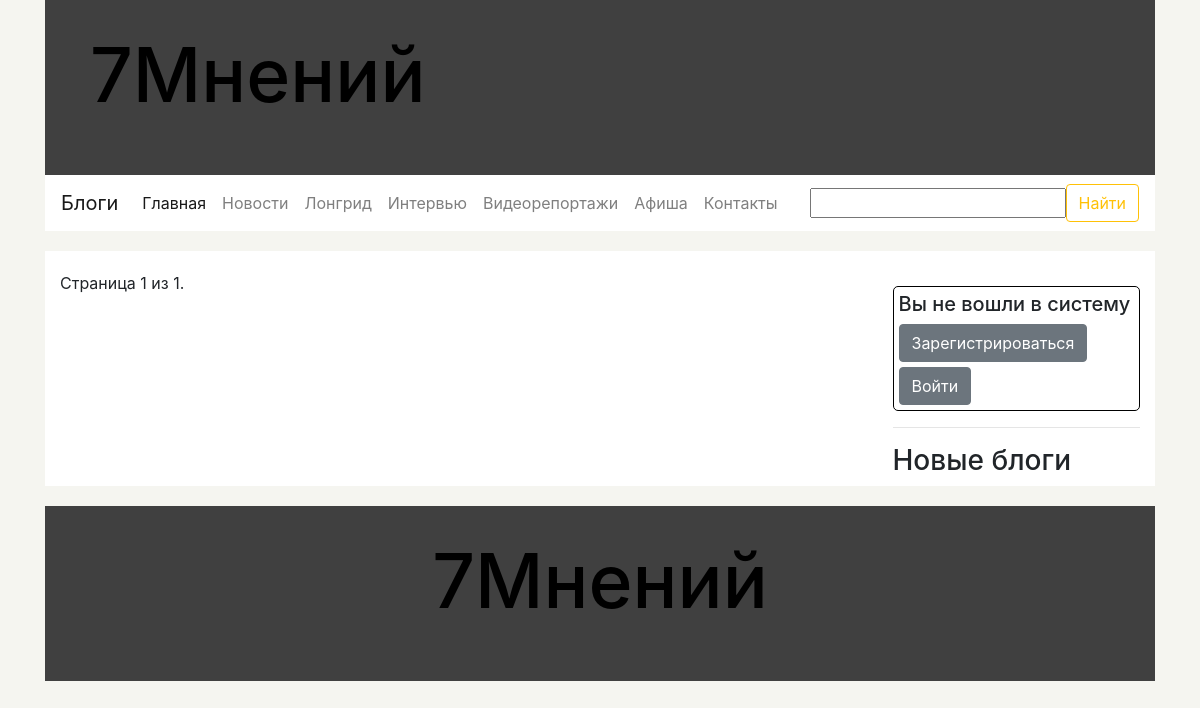
Before: /seven_op/ with the older database file.
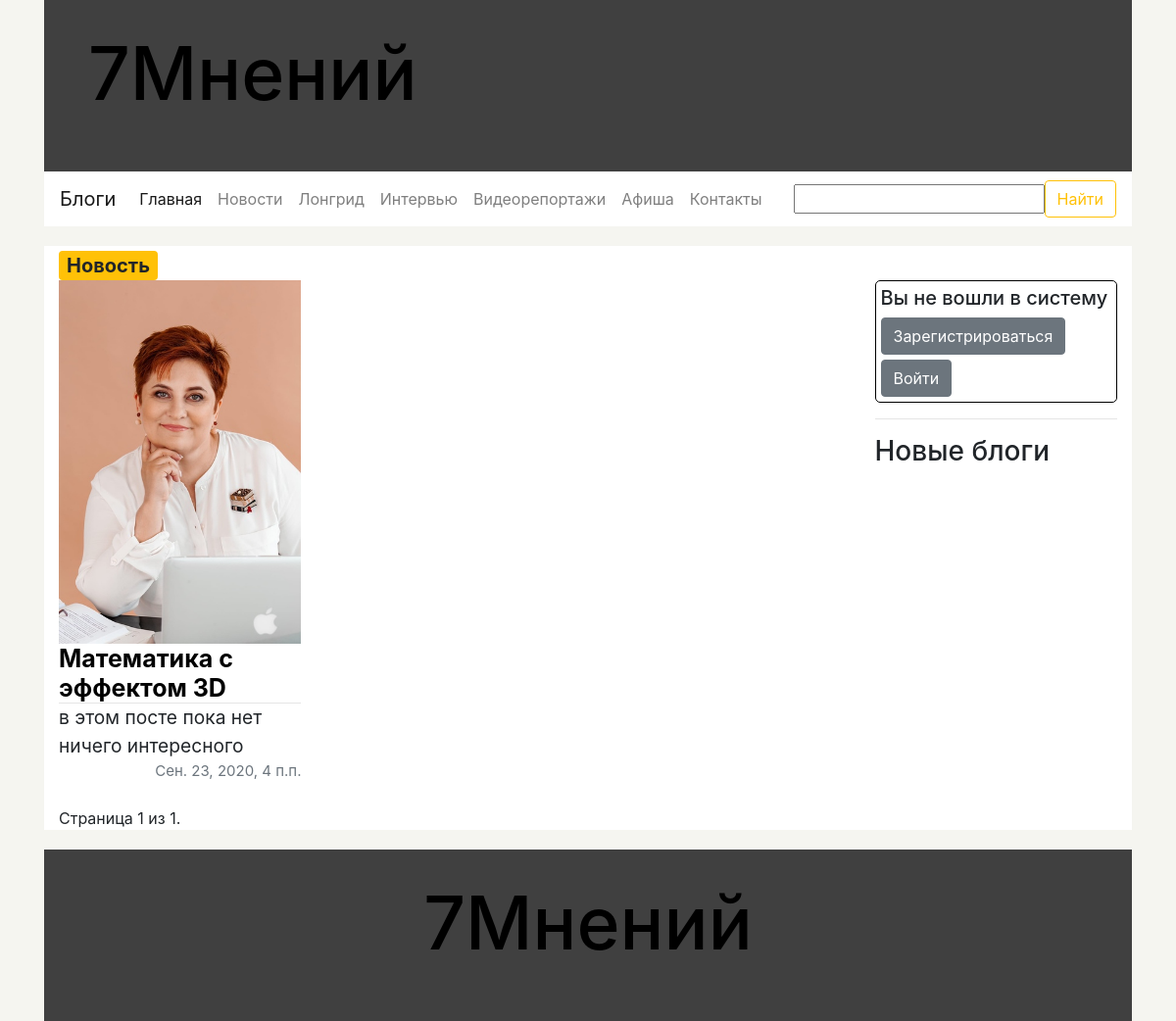
After: the same page with the newer database file.
### seven_op/models.py (models this page shows, shortened)
class Category(models.Model):
    name_sing = models.CharField("имя в единственном числе", max_length=200)
    name_plur = models.CharField("имя во множественном числе", max_length=200)
    name_url = models.CharField("имя для ссылки", max_length=200)
    def __str__(self):
        return str(self.name_sing)
    def get_url_for_show_page(self):
        return reverse('show_category', args=[str(self.name_url)])
    class Meta:
        ordering = ["-name_sing"]
        verbose_name_plural = "Категории"

class Post(models.Model):
    title = models.CharField("заголовок", max_length=200)
    description = models.CharField("описание", max_length=1000, blank=True, null=True, help_text="необязательное поле")
    author = models.CharField("имя автора", max_length=200)
    category = models.ForeignKey('Category', verbose_name="Категория", on_delete=models.SET_NULL, null=True)
    paragraphs = models.ManyToManyField('Paragraph', verbose_name="Параграфы")
    preview = models.ImageField("фото на заголовок", upload_to="seven_op/static/uploads/previews/%Y/%m/%d", null=True,
                                default=None,
                                blank=True)
    photos_for_spin = models.ManyToManyField('UploadedPhoto', verbose_name='фото на "карусель"',
                                             default=None, blank=True)
    attached_files = models.ManyToManyField('UploadedFile', verbose_name="прикрепленные файлы",
                                            default=None, blank=True)
    comments = models.ManyToManyField('Comment', verbose_name="комментарии к публикации", default=None,
                                      blank=True)
    date = models.DateTimeField(auto_now=True)
    def get_url_for_show(self):
        return reverse('show_post', args=[str(self.id)])
    class Meta:
        ordering = ["-date"]
        verbose_name_plural = "Публикации"

### seven_op/views.py (the view)
# urls.py: path('', views.main, name='main'),
def main(request):
    search_result = common_search(request)
    if search_result['url']:
        return HttpResponseRedirect(search_result['url'])
    posts = Post.objects.all()
    paginator = Paginator(posts, 21, allow_empty_first_page=True)
    page = request.GET.get('page')
    try:
        needed_posts = paginator.page(page)
    except PageNotAnInteger:
        needed_posts = paginator.page(1)
    except EmptyPage:
        needed_posts = paginator.page(paginator.num_pages)
    categories = Category.objects.all()
    active = 0
    recent_blogs = Blog.objects.all()
    recent_blogs = recent_blogs[0:min(len(recent_blogs), 5)]
    return render(request,
                  'main_page_template.html',
                  context={'posts': needed_posts,
                           'categories': categories,
                           'active': active,
                           'recent_blogs': recent_blogs,
                           'page_title': '7Мнений - Главная',
                           'search_form': search_result['form']})

### seven_op/forms.py (shortened to what this page needs)
class SearchForm(forms.Form):
    query = forms.CharField(max_length=100, min_length=1, label="", help_text="", required=False,
                            error_messages={'required': ''})

### seven_op/views.py (called while the page is built)
def common_search(request):
    ret = dict()
    ret['url'] = False
    if request.method == 'POST':
        form = SearchForm(request.POST)
        if form.is_valid():
            query = form.cleaned_data['query']
            ret['url'] = reverse('my_search_result', args=(str(query),))
    else:
        proposed_data = ''
        ret['form'] = SearchForm(initial={'data': proposed_data})
    return ret

### seven_op/templates/main_page_template.html (shortened to what this page needs)
{% extends "common_template.html" %}
{% block content %}
    <div class="row content-row">
    {% for post in posts %}
        <div class="post col-lg-4 col-md-6">
            <div class="post-type badge badge-warning">{{ post.category }}</div>
            <img src="/{{ post.preview }}" alt="" width="100%">
            <a href="{{ post.get_url_for_show }}"><div class="post-title" style="line-height: 120%;"><strong>{{ post.title }}</strong></div></a>
			<hr>
			<div class="post-data" style="font-size: 120%">{{ post.description }}</div>
			<div class="post-date text-right">{{ post.date }}</div>
        </div>
    {% endfor %}
    </div>
    <div class="pagination">
        <span class="step-links">
            <span class="current">
                Страница {{ posts.number }} из {{ posts.paginator.num_pages }}.
            </span>
        </span>
    </div>
{% endblock %}

### seven_op/templates/common_template.html (shortened to what this page needs)
<!doctype html>
<html lang="ru">
  <head>
 	<link rel="stylesheet" href="https://stackpath.bootstrapcdn.com/bootstrap/4.5.2/css/bootstrap.min.css">    {% load static %}
      <link rel="stylesheet" href="{% static 'css/styles.css' %}">
  </head>
  <body>
  	<div class="container-fluid">
		<div class="container-lg">
  		<div class="header-bar container-lg">
			<div class="container-fluid logo-bar">
				<h1><a href="{% url 'main' %}">7Мнений</a></h1>
			</div>
  			<div class="menu-bar">
  				<nav class="navbar navbar-expand-lg navbar-light bg-light" style="background-color: white !important;">
				  <a class="navbar-brand" href="{% url 'show_blog_authors' %}">Блоги</a>
				  <div class="collapse navbar-collapse" id="navbarSupportedContent">
					  <ul class="navbar-nav mr-auto">
						{% if active == 0 %}
							<li class="nav-item">
								<a class="nav-link active" href="{% url 'main' %}">Главная</a>
							</li>
						{% else %}
							<li class="nav-item">
								<a class="nav-link" href="{% url 'main' %}">Главная</a>
							</li>
						{% endif %}
						{% for category in categories %}
							{% if active  == category.id %}
								<li class="nav-item">
				        			<a class="nav-link active" href="{{ category.get_url_for_show_page }}">{{ category.name_plur }}</a>
				      			</li>
				      		{% else %}
								<li class="nav-item">
				        			<a class="nav-link" href="{{ category.get_url_for_show_page }}">{{ category.name_plur }}</a>
				      			</li>
							{% endif %}
						{% endfor %}
					    {% if active  == 'contacts' %}
							<li class="nav-item">
								<a class="nav-link active" href="{% url 'contacts' %}">Контакты</a>
							</li>
						{% else %}
							<li class="nav-item">
								<a class="nav-link" href="{% url 'contacts' %}">Контакты</a>
							</li>
						{% endif %}
					  </ul>
				    <form action="" method="post" class="form-inline my-2 my-lg-0">
						<div class="form-group">
							{{ search_form }}
						</div>
				      <button class="btn btn-outline-warning my-2 my-sm-0" type="submit">Найти</button>
				    </form>
				  </div>
				</nav>
  			</div>
  		</div>
		<div class="container-lg content">
			<div class="row">
				<div class="container col-lg-9">
                    {% block content %}
                    {% endblock %}
				</div>
				<div class="side-bar container col-lg-3">
					<div class="login-menu container Border">
						{% if user.is_authenticated %}
							<h5>Вы вошли в систему как {{ user.get_username }}</h5>
							<a href="{% url 'logout' %}"><button class="btn btn-secondary" type="submit">Выйти</button></a>
						{% else %}
							<h5>Вы не вошли в систему</h5>
							<a href="{% url 'registration' %}"><button class="btn btn-secondary" type="submit" style="margin-bottom: 5px;">Зарегистрироваться</button></a>
							<a href="{% url 'login' %}"><button class="btn btn-secondary" type="submit">Войти</button></a>
						{% endif %}
					</div>
					<hr>
					<div class="blogs d-none d-lg-block">
						<h3>Новые блоги</h3>
					</div>
				</div>
			</div>
		</div>
		  	<div class="footer container-lg">
		  		<div class="text-center"><h1><a href="{% url 'main' %}">7Мнений</a></h1></div>
		  	</div>
	  	</div>
	  	</div>
  </body>
</html>

Changed rows visible on the page:
added Post: category "Новость", preview (picture), title "Математика с эффектом 3D", description "в этом посте пока нет ничего интересного", date "Сен. 23, 2020, 4 п.п."
